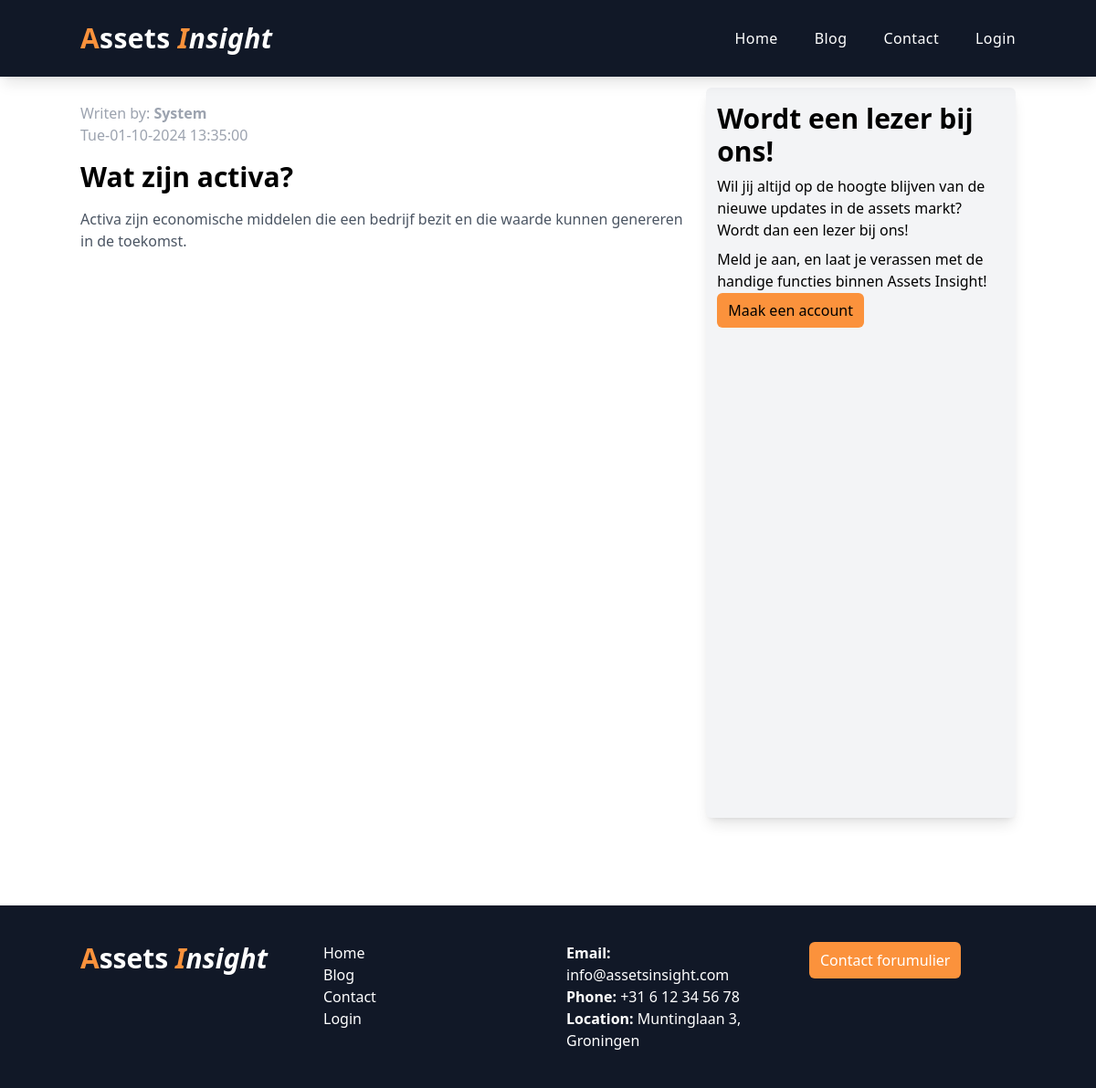
The app's page /?page=article-r&id=1 with its own data.
### tables this page shows
CREATE TABLE IF NOT EXISTS articles (
    id INT AUTO_INCREMENT PRIMARY KEY,
    writer_id VARCHAR(50) NOT NULL,
    title VARCHAR(100) NOT NULL,
    hero_text TEXT NOT NULL,
    published_at DATETIME DEFAULT CURRENT_TIMESTAMP,
    featured_image_url VARCHAR(1000),  
    category ENUM('Crypto', 'Precious metals', 'Property', 'Shares') NOT NULL
);

### libs/helper.php (called while the page is built, shortened)
<?php
function isAdmin() {
    return false;
}
function isWriter() {
    return false;
}
function isReader() {
    return false;
}

### resources/views/article-r.view.php (the view, shortened to what this page needs)
<?php
$pdo = dBConnect();
$articleId = $_GET['id'];
$query = $pdo->prepare("SELECT * FROM articles WHERE id = ?");
$query->execute([$articleId]);
$article = $query->fetch(PDO::FETCH_ASSOC);
$originalDate = $article['published_at'];
$dateTime = new DateTime($originalDate);
$formattedDate = $dateTime->format('D-d-m-Y H:i:00');
?>
<main class="container mx-auto py-24">
    <div class="flex flex-col lg:flex-row justify-between">
        <div class="w-full lg:w-4/6 mr-2">
            <p class="text-gray-400">Writen by: <span class="font-semibold"><?php echo $article['writer_id']; ?></span></p>
            <p class="text-gray-400 mb-4"><?php echo $formattedDate; ?></p>
            <h1 class="text-3xl font-bold mb-4"><?php echo $article['title']; ?></h1>
            <p class="text-gray-600 mb-4"><?php echo $article['hero_text']; ?></p>
        </div>
        <div class="lg:w-2/6 bg-gray-100 shadow-lg rounded-md p-3 h-screen lg:block md:block sm:hidden">
            <?php if (isAdmin()) : ?>
            <?php elseif (isWriter()) : ?>
            <?php else : ?>
                <h1 class="text-3xl font-semibold my-1">Wordt een lezer bij ons!</h1>
                <p class="my-2">
                    Wil jij altijd op de hoogte blijven van de nieuwe updates in de assets markt? Wordt dan een lezer bij ons!
                </p>
                <p class="my-2">
                    Meld je aan, en laat je verassen met de handige functies binnen Assets Insight!
                </p>
                <a class="bg-orange-400 px-3 py-2 rounded-md mt-5" href="./?page=new-user">Maak een account</a>
            <?php endif; ?>
        </div>
    </div>
</main>

### public/css/styles.css (style rules this page uses)
html, :host { line-height: 1.5; -webkit-text-size-adjust: 100%; -moz-tab-size: 4; -o-tab-size: 4; tab-size: 4; font-family: ui-sans-serif, system-ui, sans-serif, "Apple Color Emoji", "Segoe UI Emoji", "Segoe UI Symbol", "Noto Color Emoji"; font-feature-settings: normal; font-variation-settings: normal; -webkit-tap-highlight-color: transparent; }
body { margin: 0; line-height: inherit; }
h1, h2, h3, h4, h5, h6 { font-size: inherit; font-weight: inherit; }
a { color: inherit; text-decoration: inherit; }
blockquote, dl, dd, h1, h2, h3, h4, h5, h6, hr, figure, p, pre { margin: 0; }
.container { width: 100%; }
@media (min-width: 640px) { .container { max-width: 640px; } }
@media (min-width: 768px) { .container { max-width: 768px; } }
@media (min-width: 1024px) { .container { max-width: 1024px; } }
.mx-auto { margin-left: auto; margin-right: auto; }
.my-1 { margin-top: 0.25rem; margin-bottom: 0.25rem; }
.my-2 { margin-top: 0.5rem; margin-bottom: 0.5rem; }
.mb-4 { margin-bottom: 1rem; }
.mr-2 { margin-right: 0.5rem; }
.mt-5 { margin-top: 1.25rem; }
.flex { display: flex; }
.h-screen { height: 100vh; }
.w-full { width: 100%; }
.flex-col { flex-direction: column; }
.justify-between { justify-content: space-between; }
.rounded-md { border-radius: 0.375rem; }
.bg-gray-100 { --tw-bg-opacity: 1; background-color: rgb(243 244 246 / var(--tw-bg-opacity)); }
.bg-orange-400 { --tw-bg-opacity: 1; background-color: rgb(251 146 60 / var(--tw-bg-opacity)); }
.p-3 { padding: 0.75rem; }
.px-3 { padding-left: 0.75rem; padding-right: 0.75rem; }
.py-2 { padding-top: 0.5rem; padding-bottom: 0.5rem; }
.py-24 { padding-top: 6rem; padding-bottom: 6rem; }
.text-3xl { font-size: 1.875rem; line-height: 2.25rem; }
.font-bold { font-weight: 700; }
.font-semibold { font-weight: 600; }
.text-gray-400 { --tw-text-opacity: 1; color: rgb(156 163 175 / var(--tw-text-opacity)); }
.text-gray-600 { --tw-text-opacity: 1; color: rgb(75 85 99 / var(--tw-text-opacity)); }
.shadow-lg { --tw-shadow: 0 10px 15px -3px rgb(0 0 0 / 0.1), 0 4px 6px -4px rgb(0 0 0 / 0.1); --tw-shadow-colored: 0 10px 15px -3px var(--tw-shadow-color), 0 4px 6px -4px var(--tw-shadow-color); box-shadow: var(--tw-ring-offset-shadow, 0 0 #0000), var(--tw-ring-shadow, 0 0 #0000), var(--tw-shadow); }
@media (min-width: 640px) { .sm\:hidden { display: none; } }
@media (min-width: 768px) { .md\:block { display: block; } }
@media (min-width: 1024px) { .lg\:block { display: block; } }
@media (min-width: 1024px) { .lg\:w-2\/6 { width: 33.333333%; } }
@media (min-width: 1024px) { .lg\:w-4\/6 { width: 66.666667%; } }
@media (min-width: 1024px) { .lg\:flex-row { flex-direction: row; } }

### records on screen
articles: writer "System", published_at "Tue-01-10-2024 13:35:00", title "Wat zijn activa?", hero_text "Activa zijn economische middelen die een bedrijf bezit en die waarde kunnen genereren in de toekomst."
